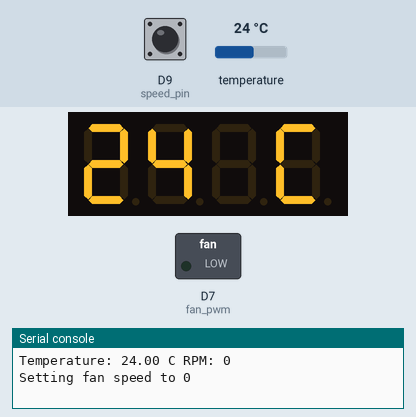
The program below on a simulated CircuitPython board. Shown: 4-digit seven-segment display, switched loads named in the program (green lamp = pin HIGH), the last lines printed to the serial console. The test bench sets the inputs (shaded band); at power-on: temperature 24 °C, D9 (speed_pin) HIGH. The clock reads 2024-03-15 10:24:30 at power-on unless the program sets it.

Above: at 3.6 s.
3.7 s: temperature set to 12 °C
At 10.0 s:
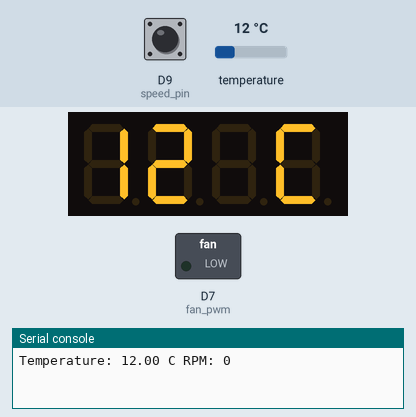
12.3 s: D9 (speed_pin) pulled LOW for 3 s
At 19.0 s:
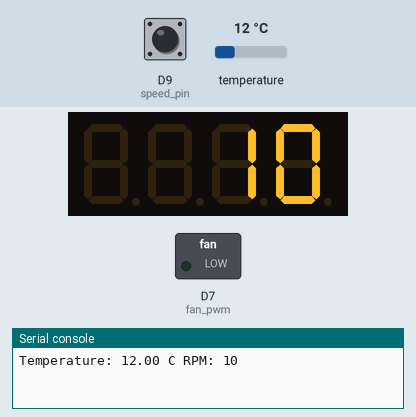
22.5 s: temperature set to 19 °C
At 28.0 s:
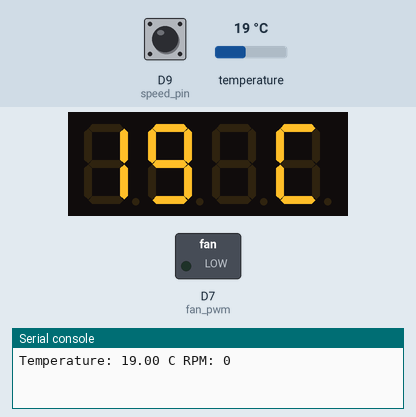
31.1 s: temperature set to 28 °C
At 34.4 s:
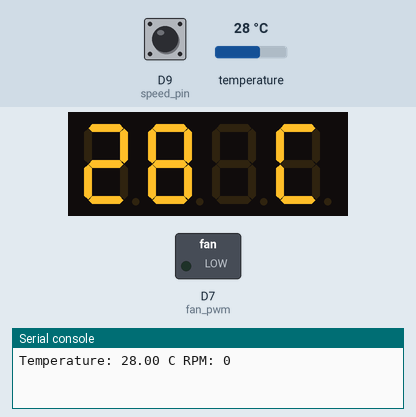
Timing chart, 0 to 35.9 s (numbered marks = the images above; inputs shaded):
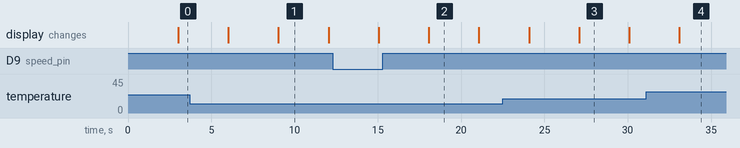

The program:

code.py
```python
"""Code to monitor temperature, display it on an LED, then control a fan"""

import board
import countio
import digitalio
import pwmio
import time

# from microcontroller import watchdog as w
# from watchdog import WatchDogMode

import adafruit_pct2075  # Temperature sensor
from adafruit_ht16k33 import segments  # LED
from sampler import sampler

# This code is written for an Adafruit KB2040

# NUM_TEMP_SAMPLES: the number of temperature samples to keep. Should be
# an even number.
NUM_TEMP_SAMPLES = 10

# NUM_FAN_SAMPLES: the number of samples of the fan counter to keep.
NUM_FAN_SAMPLES = 3

# SAMPLE_LEN_SECONDS: # of seconds to delay before collecting a fan/temperature sample.
# Must be < WATCHDOG_TIMEOUT_SECS
SAMPLE_LEN_SECONDS = 3

# HYSTERESIS_SECONDS: # of seconds to wait before making a change to the fan output
HYSTERESIS_SECONDS = 60

# SET_POINT_DEGREES_C: Input to the PID algorithm
SET_POINT_DEGREES_C = 30
# SET_POINT_DEGREES_C = 10  # A low set point to test the fan

# WATCHDOG_TIMEOUT_SECS: The number of seconds to check to see if the controller is hung
WATCHDOG_TIMEOUT_SECS = 5

# Kp, Ki, Kd, Constant Values for PID control
# .0666 Roughly scales between .1 at 32 degrees and 1 at 45 degrees.
# .8 is intended to usethat for 80% of calculation
Kp = 0.8 * 0.0666

# .0666 / 100000 seems to scale down to between .1 and 1
# .2 is intended to account for rougly 20% of calculation of speed.
Ki = (0.2 * 0.0666) / 100000

# Wiring
# LED and temperature sensor is on the Stemma I2C port
# The fan PWM and speed pins are connected to D8 and D9
#
# Power for the fan is 12V. This is provided by a boost converter.
# The boost converter is connected to a Micro USB port which also provides
# power to the KB2040 through a diode to the RAW pin. This allows you to
# also connect a USB port to the KB2040 for debugging while the fan
# is plugged in.

# GND pin 1
# 12V pin 2
# The green wire on my fan (pin 3) senses a rotation of the fan
# The blue wire on my fan (pin4) is PWM control
speed_pin = countio.Counter(board.D9, edge=countio.Edge.RISE, pull=digitalio.Pull.UP)

# I assume the blue wire is PWM control
# pwm_pin = digitalio.DigitalInOut(board.D9)
# pwm_pin.direction = digitalio.Direction.INPUT

fan_pwm = pwmio.PWMOut(board.D7, frequency=1000)

# freq=1000, duty_cycle 75% quiet, lots of air
# freq=1000, duty_cycle 16000/30% small air movement, little sound
# freq=1000, duty_cycle 8000/13% a little air movement, no sound
# freq=1000, duty_cycle 4000/8% fan spins very slowly


def pid_fan_control(temperature, temp_samples):
    """Try to compute a percent on using a PID algorithm
    samples is a dictionary of {"ms":elapsed_ms, "temp":temperature, "error":error}
    """
    percent_on_pid = 0

    error = temperature - SET_POINT_DEGREES_C
    print("  >>>PID: Current temp=%f error=%f" % (temperature, error))

    # Compute the proportional output
    output_p = Kp * error

    accumulated_error = sum(temp_samples.by_key("error"))

    # Compute average sample time from history
    # Technically this skips the last sample, but
    # I think that's ok as we are just using it for the integral part.
    ms_list = temp_samples.by_key("elapsed_ms")
    if len(ms_list) > 0:
        elapsed_ms = sum(temp_samples.by_key("elapsed_ms"))
        average_sample_time_ms = elapsed_ms / len(ms_list)
        # Compute the integral output
        output_i = Ki * accumulated_error * average_sample_time_ms
    else:
        output_i = 0

    # Clamp the influence of output_i to 20% of total
    if output_i > 0.2:
        output_i = 0.2
    elif output_i < -0.2:
        output_i = 0.2
    percent_on_pid = output_p + output_i
    print(
        "  >>>PID: Proportional Output: %f  Integral Output: %f Total Output: %f"
        % (output_p, output_i, percent_on_pid)
    )

    # Limit the output to between .1 and 1
    if percent_on_pid < 0.1:
        return 0
    elif percent_on_pid > 1:
        return 1
    return percent_on_pid


def simple_fan_control(temperature):
    """Very naive algorithm to keep the CPU cool.

    Defines a ttep function based on current temperature.

    This works, but the fan turns on for a minute,
    then off for a minute. It's distracting. I wish the
    fan would just run slowly at a more or less constant speed.
    """
    percent_on = 0

    # Control the fan in terms of percent of full speed
    if temperature < 32:
        percent_on = 0
    elif temperature < 35:
        percent_on = 0.1
    elif temperature < 38:
        percent_on = 0.25
    elif temperature < 41:
        percent_on = 0.75
    else:
        percent_on = 1
    return percent_on


# Turn on the hardware watchdog. This restarts the microcontroller if the code hangs.
# w.timeout = WATCHDOG_TIMEOUT_SECS
# w.mode = WatchDogMode.RESET

# The LED and temp sensor run through i2C
i2c = board.STEMMA_I2C()

# Create the LED segment class.
display = segments.Seg7x4(i2c)

# Clear the display.
display.fill(0)

# Init the temperature sensor
pct = adafruit_pct2075.PCT2075(i2c)

speed_pin.reset()

temp_samples = sampler(NUM_TEMP_SAMPLES)
fan_speed_samples = sampler(3)

last_fan_change_time = 0


loop_count = 0
while True:
    # Pet the nice watchdog.
    # w.feed()

    loop_count = loop_count + 1

    fan_speed_samples.start()
    speed_pin.reset()
    time.sleep(SAMPLE_LEN_SECONDS)
    count = speed_pin.count
    fan_speed_samples.record({"fan_count": count})

    temperature = pct.temperature

    # The fan counts 2x per rotation, so instead of multiplying
    # by 60 for 60 seconds, multiply by 30
    rpm = count * (30 / SAMPLE_LEN_SECONDS)
    # print("Raw speed_pin count is %d or %d RPM" % (count, rpm))

    # Compute and save the error (temp off from desired temperature)
    # for this sample for PID control
    error = temperature - SET_POINT_DEGREES_C

    # Compute the output fan speed two different ways
    fan_output_simple = simple_fan_control(temperature)
    fan_output_pid = pid_fan_control(temperature, temp_samples)

    # Store away the samples to average over time
    temp_samples.record(
        {
            "temp": temperature,
            "error": error,
            "fan_output_simple": fan_output_simple,
            "fan_output_pid": fan_output_pid,
        }
    )

    print("DATA: ", temp_samples.last())

    # Alternate display between temp and RPM.
    print("Temperature: %.2f C RPM: %d" % (temperature, rpm))
    if loop_count % 2 == 0:
        display.fill(0)
        display.print("%d" % rpm)
    else:
        display.fill(0)
        display.print("%.0f C" % temperature)

    # This is quite lame control, but it keeps my cpu cool.
    if time.time() - last_fan_change_time > HYSTERESIS_SECONDS:
        # Use PID to attempt to control the fan
        print("Setting fan speed to %.0f" % (fan_output_pid))
        fan_pwm.duty_cycle = max(0, min(round(65536 * fan_output_pid), 65535))
        last_fan_change_time = time.time()
```

sampler.py
```python
"""Library to store a circular buffer of up to a max number of samples in CircuitPython

Each time record() is called, the dictionary passed is logged along with
the following keys:

elapsed_ms: records the number of milliseconds elapsed since the last call
to either record() or start()
"""

import time

class sampler:
    def __init__(self, max_samples):
        """Initializes the sampler

        Args:
        max_samples: max number of samples to save

        Returns:
        None.
        """

        self._max_samples = max_samples

        # Put all initialization into reset() so callers can restart
        # the sampler.
        self.reset()

    def reset(self):
        """Reset all the data in the module (other than max_samples)

        Returns:
        None.
        """
        self._samples = [{} for i in range(self._max_samples)]
        self._last = 0  # indexes the position of the last used slot in _samples
        self._next = 0  # indexes the position of the next slot to use in _samples
        self.start()

    def start(self):
        """Start the timer for the next sample"""
        self._last_record_time_ns = time.monotonic_ns()

    def record(self, sample_data):
        """Record a dictionary in the data

        Args:
        sample_data: a dictionary with values to save.

        Returns:
        None
        """
        sample = sample_data.copy()
        sample["elapsed_ms"] = (
            time.monotonic_ns() - self._last_record_time_ns
        ) / 1000000
        self._samples[self._next] = sample

        # Update the indexes into our circular buffer
        self._last = self._next
        self._next = (self._next + 1) % self._max_samples

        # Restart the timer
        self.start()

    def last(self):
        """Retrieve the last sample.

        Returns:
        A copy of the dictionary stored by the last call to record().
        """
        return self._samples[self._last].copy()

    def by_key(self, key, filler=None):
        """Retrieve all data by key.

        Returns: an array of all values that match the specified key in the
        recorded samples.

        If 'filler' is None, the method will skip samples that do not contain the key.
        Otherwise, the array will be filled with the value in 'filler'
        """
        result = []
        for i in range(self._max_samples):
            copy_index = (i + self._next) % self._max_samples
            sample = self._samples[copy_index]
            if key in sample:
                result.append(sample[key])
            elif filler:
                result.append(filler)
        return result

    def samples(self):
        """Return a copy of all data saved in the circular buffer"""
        result = []
        for i in range(self._max_samples):
            copy_index = (i + self._next) % self._max_samples
            if bool(self._samples[copy_index]):
                result.append(self._samples[copy_index].copy())
        return result
```

Measured:
- after the input at 3.7 s, the display: first differs from a run without the input after 5.3 s (image 1)
- after the input at 12.3 s, the display: first differs from a run without the input after 5.8 s (image 2)
- after the input at 22.5 s, the display: first differs from a run without the input after 4.6 s (image 3)
- after the input at 31.1 s, the display: changes after 2.0 s (image 4)
- what the display in image 1 shows lasts 3.0 s, from 9.0 s to 12.0 s
